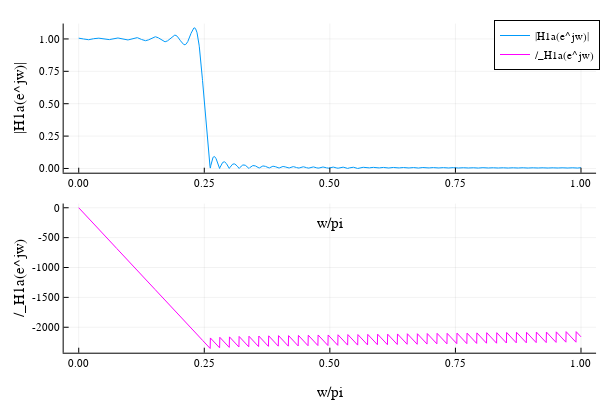

Here is the notebook cell this chart was saved with:
### Code cell
#Resposta em frequência do filtro H1a(e^jw)

w = range(0 , pi, length = 2500)
h1af = PolynomialRatio(h1a , [1])
H1a = freqz(h1af, w)

p1 = plot(w/pi, abs.(H1a), xlabel = "w/pi", ylabel = "|H1a(e^jw)|", label = "|H1a(e^jw)|")

p2 = plot(w/pi,  unwrap(angle.(H1a))*180/pi, xlabel = "w/pi", ylabel = "/_H1a(e^jw)", label = "/_H1a(e^jw)", line = :magenta)

plot(p1, p2, layout = (2,1))

### Figure 1 — Plotly figure (JSON) as saved in the notebook; plotly's stock layout.template omitted (floating-point values rounded to 4 significant figures; data arrays with more than 128 entries replaced by an {"elided": "..."} marker saying what was removed)
{"data": [{"colorbar": {"title": ""}, "legendgroup": "|H1a(e^jw)|", "line": {"color": "rgba(0, 154, 250, 1.000)", "dash": "solid", "shape": "linear", "width": 1}, "mode": "lines", "name": "|H1a(e^jw)|", "showlegend": true, "type": "scatter", "x": {"elided": "2500 float values"}, "xaxis": "x1", "y": {"elided": "2500 float values"}, "yaxis": "y1", "zmax": null, "zmin": null}, {"colorbar": {"title": ""}, "legendgroup": "/_H1a(e^jw)", "line": {"color": "rgba(255, 0, 255, 1.000)", "dash": "solid", "shape": "linear", "width": 1}, "mode": "lines", "name": "/_H1a(e^jw)", "showlegend": true, "type": "scatter", "x": {"elided": "2500 float values"}, "xaxis": "x2", "y": {"elided": "2500 float values"}, "yaxis": "y2", "zmax": null, "zmin": null}], "layout": {"annotations": [], "height": 400, "legend": {"bgcolor": "rgba(255, 255, 255, 1.000)", "bordercolor": "rgba(0, 0, 0, 1.000)", "borderwidth": 1, "font": {"color": "rgba(0, 0, 0, 1.000)", "family": "sans-serif", "size": 11}, "title": {"font": {"color": "rgba(0, 0, 0, 1.000)", "family": "sans-serif", "size": 15}, "text": ""}, "tracegroupgap": 0, "traceorder": "normal", "x": 1, "xanchor": "auto", "y": 1, "yanchor": "auto"}, "margin": {"b": 20, "l": 0, "r": 0, "t": 20}, "paper_bgcolor": "rgba(255, 255, 255, 1.000)", "plot_bgcolor": "rgba(255, 255, 255, 1.000)", "showlegend": true, "width": 600, "xaxis1": {"anchor": "y1", "domain": [0.1061, 0.9934], "gridcolor": "rgba(0, 0, 0, 0.100)", "gridwidth": 0.5, "linecolor": "rgba(0, 0, 0, 1.000)", "mirror": false, "range": [-0.03, 1.03], "showgrid": true, "showline": true, "showticklabels": true, "tickangle": 0, "tickcolor": "rgb(0, 0, 0)", "tickfont": {"color": "rgba(0, 0, 0, 1.000)", "family": "sans-serif", "size": 11}, "tickmode": "array", "ticks": "inside", "ticktext": ["0.00", "0.25", "0.50", "0.75", "1.00"], "tickvals": [0, 0.25, 0.5, 0.75, 1], "title": "w/pi", "titlefont": {"color": "rgba(0, 0, 0, 1.000)", "family": "sans-serif", "size": 15}, "type": "-", "visible": true, "zeroline": false, "zerolinecolor": "rgba(0, 0, 0, 1.000)"}, "xaxis2": {"anchor": "y2", "domain": [0.1061, 0.9934], "gridcolor": "rgba(0, 0, 0, 0.100)", "gridwidth": 0.5, "linecolor": "rgba(0, 0, 0, 1.000)", "mirror": false, "range": [-0.03, 1.03], "showgrid": true, "showline": true, "showticklabels": true, "tickangle": 0, "tickcolor": "rgb(0, 0, 0)", "tickfont": {"color": "rgba(0, 0, 0, 1.000)", "family": "sans-serif", "size": 11}, "tickmode": "array", "ticks": "inside", "ticktext": ["0.00", "0.25", "0.50", "0.75", "1.00"], "tickvals": [0, 0.25, 0.5, 0.75, 1], "title": "w/pi", "titlefont": {"color": "rgba(0, 0, 0, 1.000)", "family": "sans-serif", "size": 15}, "type": "-", "visible": true, "zeroline": false, "zerolinecolor": "rgba(0, 0, 0, 1.000)"}, "yaxis1": {"anchor": "x1", "domain": [0.5758, 0.9902], "gridcolor": "rgba(0, 0, 0, 0.100)", "gridwidth": 0.5, "linecolor": "rgba(0, 0, 0, 1.000)", "mirror": false, "range": [-0.03258, 1.119], "showgrid": true, "showline": true, "showticklabels": true, "tickangle": 0, "tickcolor": "rgb(0, 0, 0)", "tickfont": {"color": "rgba(0, 0, 0, 1.000)", "family": "sans-serif", "size": 11}, "tickmode": "array", "ticks": "inside", "ticktext": ["0.00", "0.25", "0.50", "0.75", "1.00"], "tickvals": [0, 0.25, 0.5, 0.75, 1], "title": "|H1a(e^jw)|", "titlefont": {"color": "rgba(0, 0, 0, 1.000)", "family": "sans-serif", "size": 15}, "type": "-", "visible": true, "zeroline": false, "zerolinecolor": "rgba(0, 0, 0, 1.000)"}, "yaxis2": {"anchor": "x2", "domain": [0.07581, 0.4902], "gridcolor": "rgba(0, 0, 0, 0.100)", "gridwidth": 0.5, "linecolor": "rgba(0, 0, 0, 1.000)", "mirror": false, "range": [-2426.0, 70.66], "showgrid": true, "showline": true, "showticklabels": true, "tickangle": 0, "tickcolor": "rgb(0, 0, 0)", "tickfont": {"color": "rgba(0, 0, 0, 1.000)", "family": "sans-serif", "size": 11}, "tickmode": "array", "ticks": "inside", "ticktext": ["-2000", "-1500", "-1000", "-500", "0"], "tickvals": [-2000, -1500, -1000, -500, 0], "title": "/_H1a(e^jw)", "titlefont": {"color": "rgba(0, 0, 0, 1.000)", "family": "sans-serif", "size": 15}, "type": "-", "visible": true, "zeroline": false, "zerolinecolor": "rgba(0, 0, 0, 1.000)"}}}
